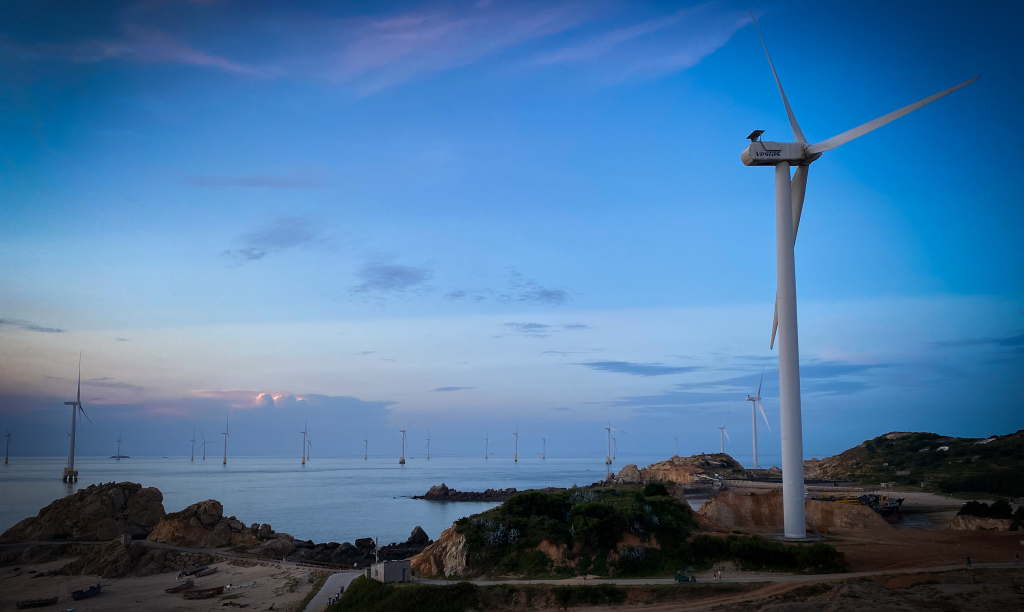
#> input picture IMG_01.JPG, 2048 x 1224 px, found by its file name (shown at 1/2 size)
$ python test_05.py
#> lines starting #> are read from the running program, lines starting #| are printed output that depends on the picture
import cv2 as cv
import numpy as np

img = cv.imread("IMG_01.jpg")
#> img is the input picture: shape (1224, 2048, 3); mean B, G, R 158.2, 116.8, 73.8

print(img.shape) # 3 for BGR
#| (1224, 2048, 3)

imgResize = cv.resize(img, (1500, 800))
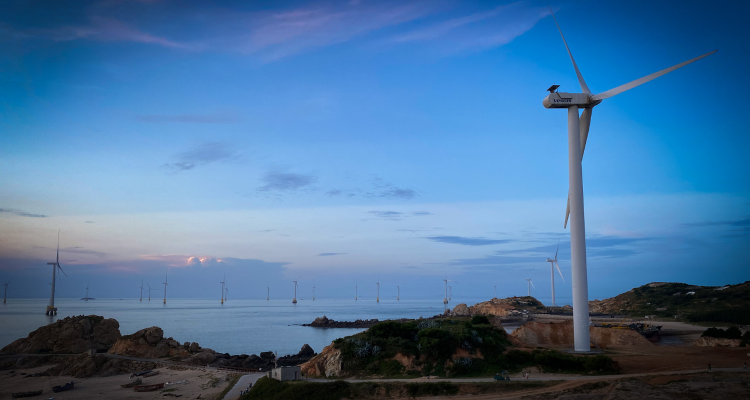
#> imgResize: shape (800, 1500, 3) (shown at 1/2 size); mean B, G, R 158.1, 116.7, 73.7
imgCropped = img[0:1000, 1000:2000] # height comes first
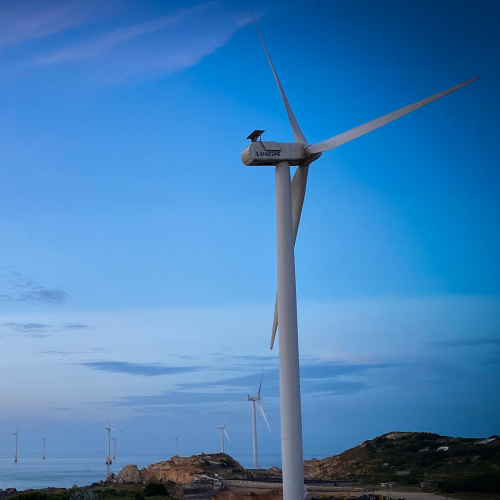
#> imgCropped: shape (1000, 1000, 3) (shown at 1/2 size); mean B, G, R 185.4, 129.3, 66.9

cv.imshow('Original Image', img)
cv.imshow('Resized Image', imgResize)
cv.imshow('Cropped Image', imgCropped)

cv.waitKey(0)
